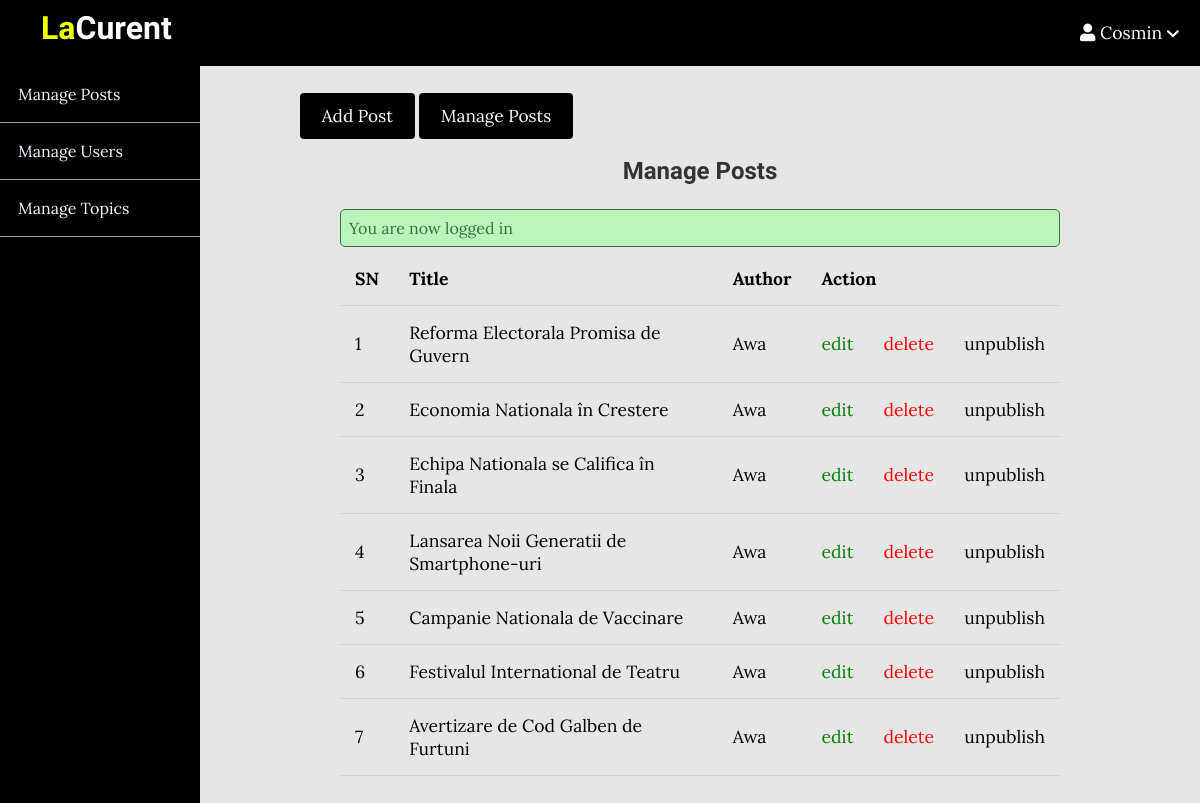
The page /admin/posts/index.php (signed in) on the database its author committed.
### tables this page shows
CREATE TABLE `posts` (
  `id` int(11) NOT NULL,
  `user_id` int(11) NOT NULL,
  `topic_id` int(11) DEFAULT NULL,
  `title` varchar(255) NOT NULL,
  `image` varchar(255) NOT NULL,
  `body` text NOT NULL,
  `published` tinyint(4) NOT NULL,
  `created_at` datetime NOT NULL DEFAULT current_timestamp()
);

### app/database/db.php (called while the page is built, shortened)
<?php
require('connect.php');
function selectAll($table, $conditions = [])
{
    global $conn;
    $sql = "SELECT * FROM $table";
    if (empty($conditions)) {
        $stmt = $conn->prepare($sql);
        $stmt->execute();
        $records = $stmt->get_result()->fetch_all(MYSQLI_ASSOC);
        return $records;
    }
}

### app/controllers/posts.php (called while the page is built, shortened)
<?php
include(ROOT_PATH . "/app/database/db.php");
$table = 'posts';
$posts = selectAll($table);

### admin/posts/index.php (the view, shortened to what this page needs)
<?php include(ROOT_PATH . "/app/controllers/posts.php");
?>
<!DOCTYPE html>
<html lang="en">
    <head>
        <link rel="stylesheet"
            href="https://use.fontawesome.com/releases/v5.7.2/css/all.css"
>
        <link rel="stylesheet" href="../../assets/css/style.css">
        <link rel="stylesheet" href="../../assets/css/admin.css">
    </head>
    <body>
    <?php include(ROOT_PATH . "/app/includes/adminHeader.php"); ?>
        <div class="admin-wrapper">
        <?php include(ROOT_PATH . "/app/includes/adminSidebar.php"); ?>
            <div class="admin-content">
                <div class="button-group">
                    <a href="create.php" class="btn btn-big">Add Post</a>
                    <a href="index.php" class="btn btn-big">Manage Posts</a>
                </div>
                <div class="content">
                    <h2 class="page-title">Manage Posts</h2>
                    <?php include(ROOT_PATH . "/app/includes/messages.php"); ?>
                    <table>
                        <thead>
                            <th>SN</th>
                            <th>Title</th>
                            <th>Author</th>
                            <th colspan="3">Action</th>
                        </thead>
                        <tbody>
                            <?php foreach ($posts as $key => $post): ?>
                                <tr>
                                    <td><?php echo $key + 1; ?></td>
                                    <td><?php echo $post['title'] ?></td>
                                    <td>Awa</td>
                                    <td><a href="edit.php?id=<?php echo $post['id']; ?>" class="edit">edit</a></td>
                                    <td><a href="edit.php?delete_id=<?php echo $post['id']; ?>" class="delete">delete</a></td>
                                    <?php if ($post['published']): ?>
                                        <td><a href="edit.php?published=0&p_id=<?php echo $post['id'] ?>" class="unpublish">unpublish</a></td>
                                    <?php else: ?>
                                        <td><a href="edit.php?published=1&p_id=<?php echo $post['id'] ?>" class="publish">publish</a></td>
                                    <?php endif; ?>
                                </tr>
                            <?php endforeach; ?>
                        </tbody>
                    </table>
                </div>
            </div>
        </div>
    </body>
</html>

### app/includes/adminHeader.php (shortened to what this page needs)
<header>
    <a class="logo" href="<?php echo BASE_URL . '/index.php'; ?>">
        <h1 class="logo-text"><span>La</span>Curent</h1>
    </a>
    <ul class="nav">
        <?php if (isset($_SESSION['username'])): ?>
            <li>
                <a href="#">
                    <i class="fa fa-user"></i>
                    <?php echo $_SESSION['username']; ?>
                    <i class="fa fa-chevron-down" style="font-size: .8em;"></i>
                </a>
            </li>
        <?php endif; ?>
    </ul>
</header>

### app/includes/adminSidebar.php
<div class="left-sidebar">
    <ul>
        <li><a href="<?php echo BASE_URL . '/admin/posts/index.php'; ?>">Manage Posts</a></li>
        <li><a href="<?php echo BASE_URL . '/admin/users/index.php'; ?>">Manage Users</a></li>
        <li><a href="<?php echo BASE_URL . '/admin/topics/index.php'; ?>">Manage Topics</a></li>
    </ul>
</div>

### app/includes/messages.php (shortened to what this page needs)
<?php if(isset($_SESSION['message'])): ?>
  <div class="msg <?php echo $_SESSION['type']; ?>">
    <li><?php echo $_SESSION['message']; ?></li>
  </div>
<?php endif; ?>

### assets/css/style.css (style rules this page uses)
* { box-sizing: border-box; }
html, body { height: 100%; padding: 0px; margin: 0px; background: #e6e6e6; font-family: "Lora", serif; }
h1, h2, h3, h4, h5, h6 { font-family: "Candal", serif; color: #333333; margin: 5px; }
a { text-decoration: none; color: inherit; }
.btn { padding: 0.5rem 1rem; background: #000000; color: white; border: 1px solid transparent; border-radius: 0.25rem; font-size: 1.08em; font-family: "Lora", serif; }
.btn-big { padding: 0.7rem 1.3rem; line-height: 1.3rem; }
.msg { width: 100%; margin: 5px auto; padding: 8px; border-radius: 5px; list-style: none; }
.success { color: #3a6e3a; border: 1px solid #3a6e3a; background: #bcf5bc; }
header { background: #272727; height: 66px; }
header * { color: white; }
header .logo { float: left; height: inherit; margin-left: 2em; }
header .logo-text { margin: 9px; font-family: "Candal", serif; }
header .logo-text span { color: #eeff05; }
header ul { float: right; margin: 0px; padding: 0px; list-style: none; }
header ul li { float: left; position: relative; }
header ul li a { display: block; padding: 21px; font-size: 1.1em; text-decoration: none; }
.content { width: 90%; margin: 30px auto 30px; }

### assets/css/admin.css (style rules this page uses)
header { background: #000000; }
.admin-wrapper { display: flex; height: calc(100% - 66px); }
.admin-wrapper .left-sidebar { flex: 2; height: 100%; background: #000000; }
.admin-wrapper .left-sidebar ul { list-style: none; margin: 0px; padding: 0px; color: aliceblue; }
.admin-wrapper .left-sidebar ul li a { padding: 18px; display: block; border-bottom: 1px solid #9e9e9e; }
.admin-wrapper .admin-content { flex: 8; height: 100%; padding: 40px 100px 100px; overflow-y: scroll; }
.admin-content .page-title { text-align: center; margin-bottom: 1.5rem; }
table { width: 100%; border-collapse: collapse; font-size: 1.1rem; }
th, td { padding: 15px; text-align: left; border-bottom: 1px solid #d3d3d3; }
.edit { color: green; }
.delete { color: red; }

### rows shown on the page
posts: title "Reforma Electorala Promisa de Guvern"
posts: title "Economia Nationala în Crestere"
posts: title "Echipa Nationala se Califica în Finala"
posts: title "Lansarea Noii Generatii de Smartphone-uri"
posts: title "Campanie Nationala de Vaccinare"
posts: title "Festivalul International de Teatru"
posts: title "Avertizare de Cod Galben de Furtuni"

### other values the page prints
$_SESSION['username'] "Cosmin"
$_SESSION['message'] "You are now logged in"
